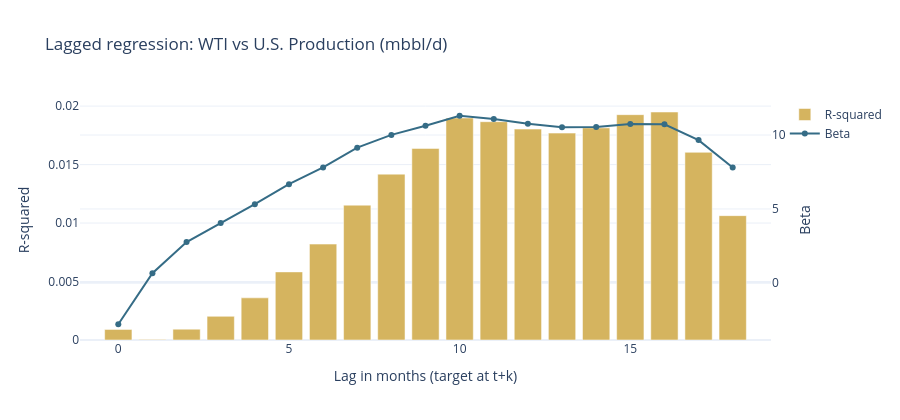

Write notebook code for a chart like this one.
### Code cell
plot_lagged_regression(lead_lag_results["us_production_mbbld"]["lag_reg"], lead_lag_results["us_production_mbbld"]["label"])

### Figure 1 — Plotly figure (JSON) as saved in the notebook; plotly's stock layout.template omitted (floating-point values rounded to 4 significant figures)
{"data": [{"marker": {"color": "#d5b45f"}, "name": "R-squared", "type": "bar", "x": [0, 1, 2, 3, 4, 5, 6, 7, 8, 9, 10, 11, 12, 13, 14, 15, 16, 17, 18], "y": [0.0009012, 5.057e-05, 0.0009224, 0.002028, 0.003604, 0.005823, 0.008201, 0.01153, 0.01418, 0.01638, 0.01898, 0.01867, 0.01803, 0.01769, 0.01814, 0.01927, 0.0195, 0.01605, 0.01063]}, {"line": {"color": "#356c86", "width": 2}, "mode": "lines+markers", "name": "Beta", "type": "scatter", "x": [0, 1, 2, 3, 4, 5, 6, 7, 8, 9, 10, 11, 12, 13, 14, 15, 16, 17, 18], "y": [-2.799, 0.6548, 2.761, 4.042, 5.322, 6.675, 7.81, 9.143, 10.01, 10.63, 11.3, 11.08, 10.76, 10.53, 10.55, 10.75, 10.72, 9.655, 7.801], "yaxis": "y2"}], "layout": {"height": 420, "title": {"text": "Lagged regression: WTI vs U.S. Production (mbbl/d)"}, "xaxis": {"title": {"text": "Lag in months (target at t+k)"}}, "yaxis": {"title": {"text": "R-squared"}}, "yaxis2": {"overlaying": "y", "side": "right", "title": {"text": "Beta"}}}}
